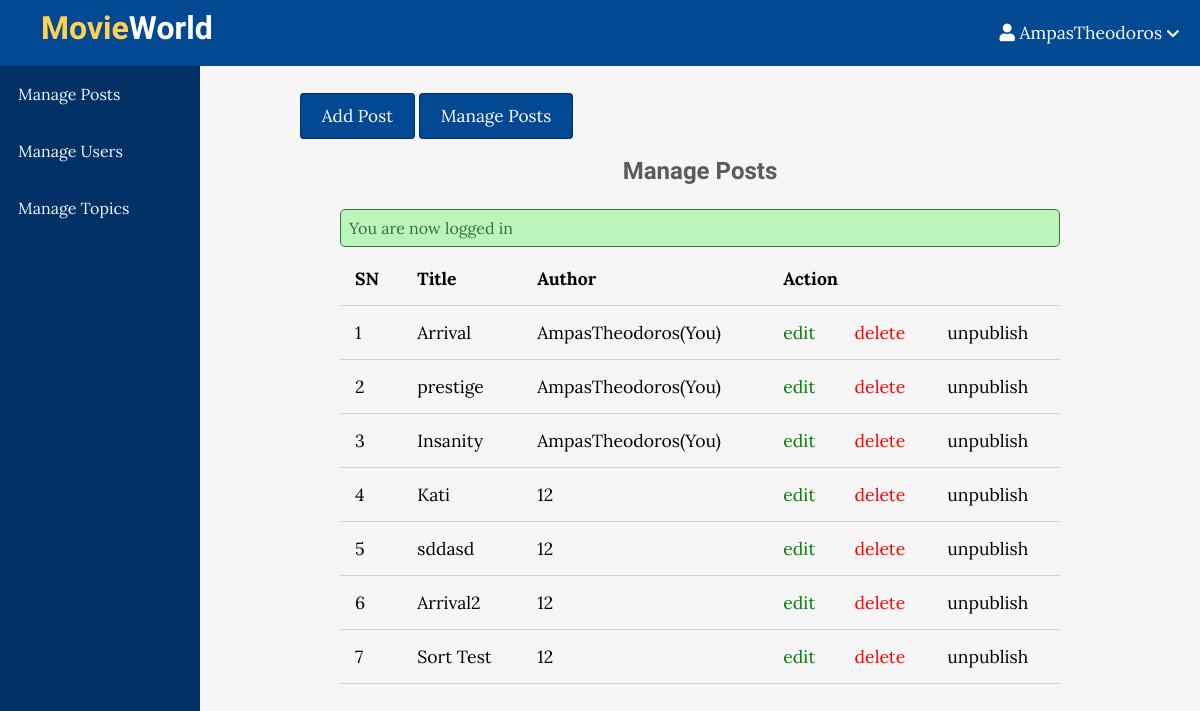
Screenshot of /admin/posts/index.php (signed in) with the database file from the repository.
### tables this page shows
CREATE TABLE `posts` (
  `id` int(11) NOT NULL,
  `user_id` int(11) NOT NULL,
  `topic_id` int(11) DEFAULT NULL,
  `title` varchar(25) NOT NULL,
  `image` varchar(255) NOT NULL,
  `body` text NOT NULL,
  `published` tinyint(4) NOT NULL,
  `created_at` datetime NOT NULL DEFAULT current_timestamp()
);

### app/database/db.php (called while the page is built, shortened)
<?php
require('connect.php');
function selectAll($table, $conditions = [])
{
    global $conn;
    $sql = "SELECT * FROM $table";
    if (empty($conditions)) {
        $stmt = $conn->prepare($sql);
        $stmt->execute();
        $records = $stmt->get_result()->fetch_all(MYSQLI_ASSOC);
        return $records;
    }
}

### app/controllers/posts.php (called while the page is built, shortened)
<?php
include(ROOT_PATH . "/app/database/db.php");
$table = 'posts';
$posts = selectAll($table);

### admin/posts/index.php (the view, shortened to what this page needs)
<?php include(ROOT_PATH . "/app/controllers/posts.php");
?>
<!DOCTYPE html>
<html lang="en">
    <head>
        <link rel="stylesheet"
            href="https://use.fontawesome.com/releases/v5.7.2/css/all.css"
>
        <link rel="stylesheet" href="../../assets/css/style.css">
        <link rel="stylesheet" href="../../assets/css/admin.css">
    </head>
    <body>
    <?php include(ROOT_PATH . "/app/includes/adminHeader.php"); ?>
        <div class="admin-wrapper">
        <?php include(ROOT_PATH . "/app/includes/adminSidebar.php"); ?>
            <div class="admin-content">
                <div class="button-group">
                    <a href="create.php" class="btn btn-big">Add Post</a>
                    <a href="index.php" class="btn btn-big">Manage Posts</a>
                </div>
                <div class="content">
                    <h2 class="page-title">Manage Posts</h2>
                    <?php include(ROOT_PATH . "/app/includes/messages.php"); ?>
                    <table>
                        <thead>
                            <th>SN</th>
                            <th>Title</th>
                            <th>Author</th>
                            <th colspan="3">Action</th>
                        </thead>
                        <tbody>
                            <?php
                            $key = 0;
                            foreach ($posts as $post): ?>
                                <tr>
                                    <td><?php
                                    $key =  $key + 1;
                                    echo $key; ?></td>
                                    <td><?php echo $post['title'] ?></td>
                                    <td><?php
                                    if($post['user_id']==$_SESSION['id'])
                                    {
                                        echo $_SESSION['username'];
                                        echo '(You)';
                                    }else{
                                        echo $_SESSION['id'];
                                    }
                                    ?></td>
                                    <td><a href="edit.php?id=<?php echo $post['id']; ?>" class="edit">edit</a></td>
                                    <td><a href="edit.php?delete_id=<?php echo $post['id']; ?>" class="delete">delete</a></td>
                                    <?php if ($post['published']): ?>
                                        <td><a href="edit.php?published=0&p_id=<?php echo $post['id'] ?>" class="unpublish">unpublish</a></td>
                                    <?php else: ?>
                                        <td><a href="edit.php?published=1&p_id=<?php echo $post['id'] ?>" class="publish">publish</a></td>
                                    <?php endif; ?>
                                </tr>
                            <?php endforeach; ?>
                        </tbody>
                    </table>
                </div>
            </div>
        </div>
    </body>
</html>

### assets/css/style.css (style rules this page uses)
* { box-sizing: border-box }
html, body { height: 100%; padding: 0; margin: 0; background: #f6f6f6; font-family: 'Lora', serif; }
h1, h2, h3, h4, h5, h6 { font-family: 'Candal', serif; color: #5c5b5b; margin: 5px; }
:root { --hd-color: #034893; --hd-media-color: #135295; --hd-hover-color: #023165; --contact-color: #fff; --white-black:#fff; --black-white:#000; }
a { text-decoration: none; color: inherit; }
.btn { padding: .5rem 1rem; background: var(--hd-color); color: white; border: 1px solid var(--hd-hover-color); border-radius: .25rem; font-size: 1.08em; font-family: 'Lora', serif; }
.btn-big { padding: .7rem 1.3rem; line-height: 1.3rem; }
.content { width: 90%; margin: 30px auto 30px; }

### assets/css/admin.css (style rules this page uses)
:root { --hd-color: #034893; --hd-media-color: #135295; --hd-hover-color: #023165; --contact-color: #fff; --white-black:#fff; --black-white:#000; }
.admin-wrapper { display: flex; height: calc(100% - 66px); }
.admin-wrapper .admin-content { flex: 8; height: 100%; padding: 40px 100px 100px; overflow-y: scroll; }
.admin-content .page-title { text-align: center; margin-bottom: 1.5rem; }
table { width: 100%; border-collapse: collapse; font-size: 1.1rem; }
th, td { padding: 15px; text-align: left; border-bottom: 1px solid #d3d3d3; }
.edit { color: green; }
.delete { color: red; }

### rows the page displays
posts: title "Arrival"
posts: title "prestige"
posts: title "Insanity"
posts: title "Kati"
posts: title "sddasd"
posts: title "Arrival2"
posts: title "Sort Test"

### other values shown
$_SESSION['username'] "AmpasTheodoros"
$_SESSION['message'] "You are now logged in"
